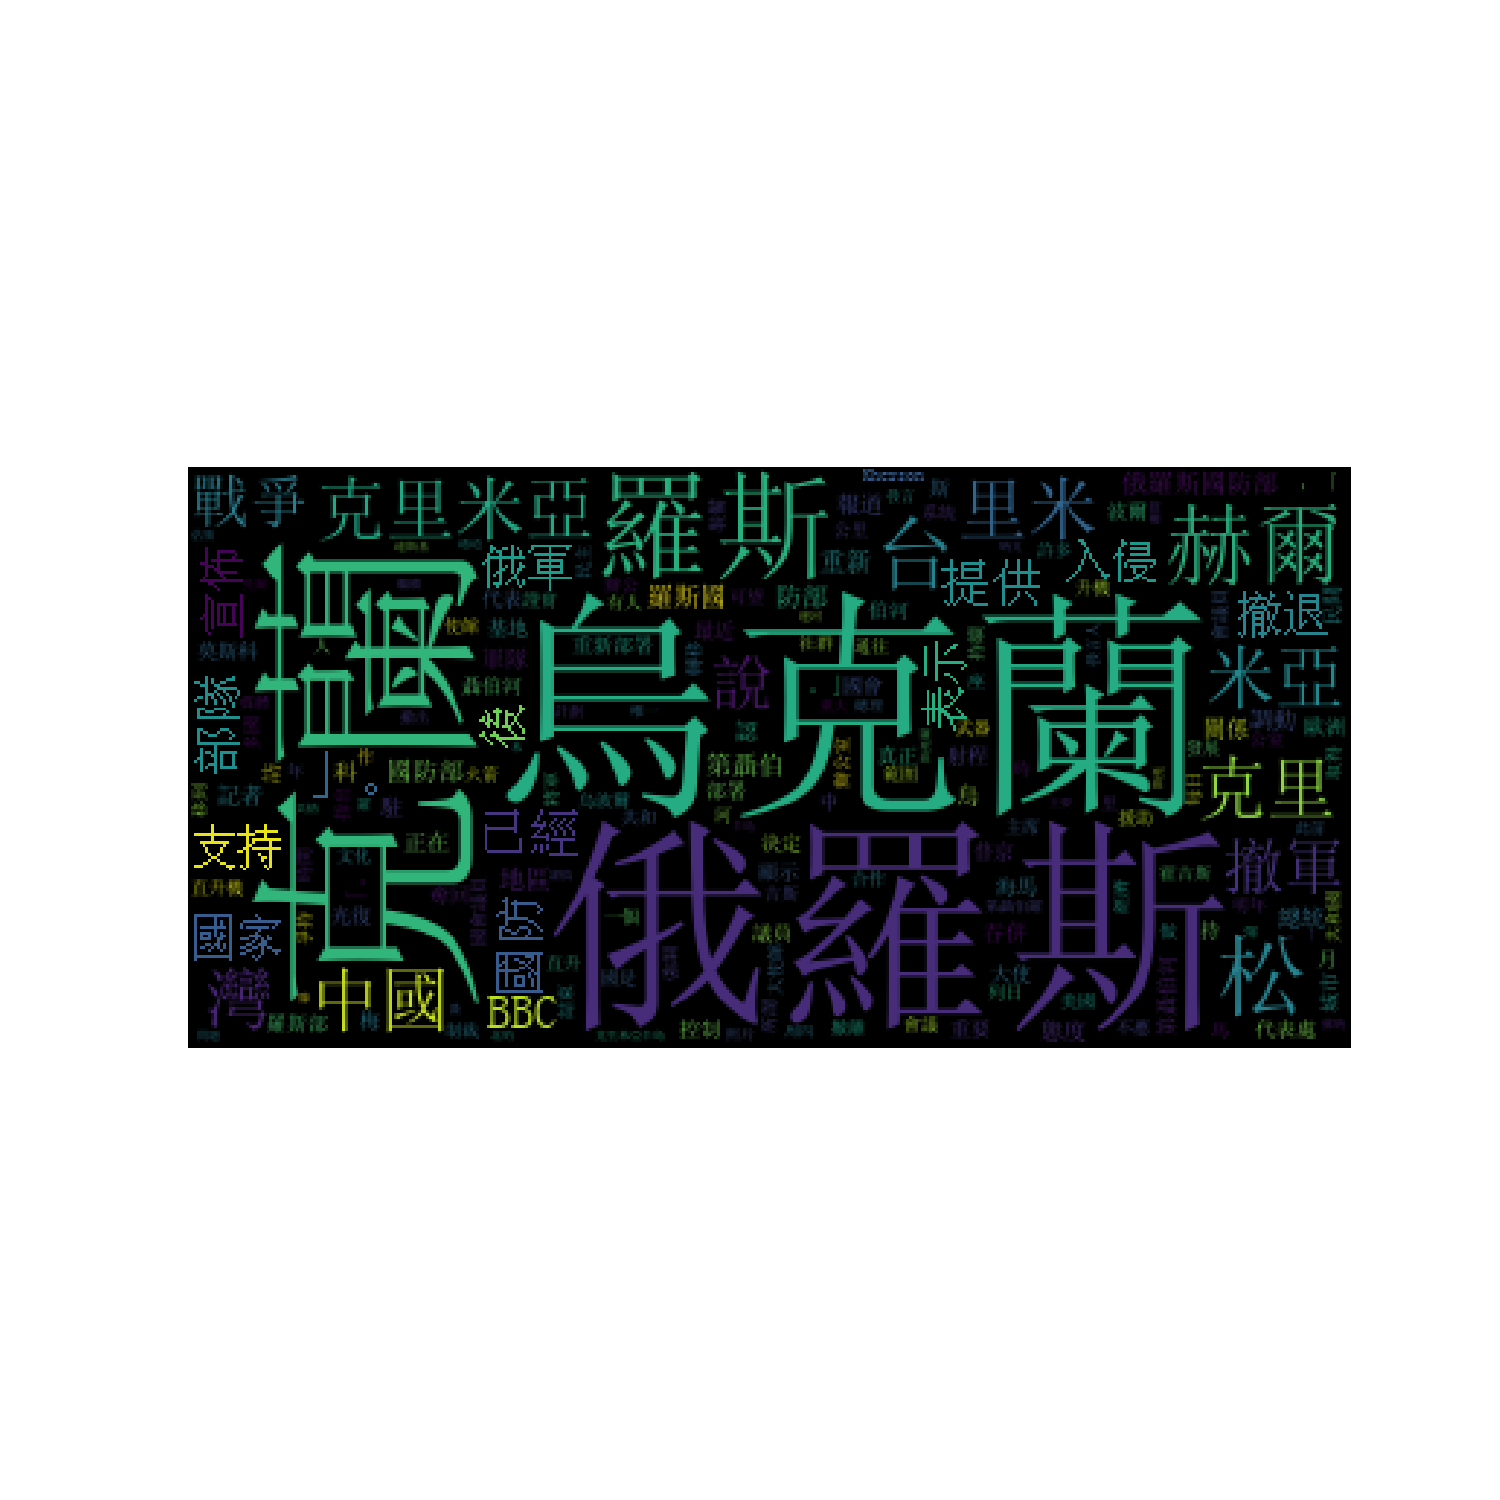

Write Python code to recreate this figure.
import jieba as jb
from collections import Counter
from matplotlib import pyplot as mt
from wordcloud import WordCloud
jb.set_dictionary('dict.txt.big')
with open ('stops.txt','r',encoding='utf-8') as st:
    stops=st.read().split('\n')
    stops.append('\n')  
    stops.append('\n\n')
#teststr='''中文自然語言處理，與英文最大的差別就在斷詞，但是說實話，這個部分至今仍然沒有一個套件可以做好很好。目前而言，繁體中文有兩個套件可以使用，一個是中研院開發的斷詞系統，但是經過多方打聽，使用上並不是特別方便。因此我個人打選擇使用第二套系統jieba，中文叫做結巴，很幸運地這個套件有python的介面，使用上非常容易，只是這是大陸人開發的系統，必須自行輸入繁體字典，這篇文章的繁體字典出處在這邊。順帶一提，這篇文章寫得很好，對於jieba如果有想要有更深的認識，可以好好拜讀。'''
with open('hw4.txt','r',encoding='utf-8') as text:
    teststr=text.read()
terms = [t for t in jb.cut(teststr, cut_all=True) if t not in stops]
sorted(Counter(terms).items(), key=lambda x:x[1], reverse=True)  
wordcloud = WordCloud(font_path="simsun.ttf")
wordcloud.generate_from_frequencies(frequencies=Counter(terms))
fig=mt.figure(figsize=(15,15))
mt.imshow(wordcloud,interpolation="nearest")
mt.axis("off")
#mt.show()
fig.savefig('hw4.png')
